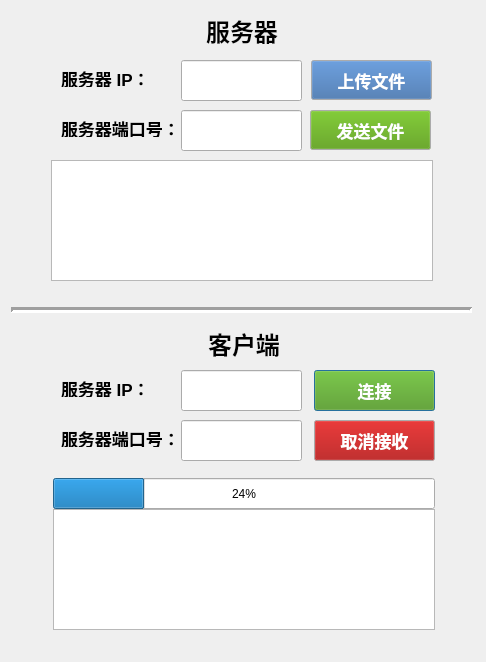
<?xml version="1.0" encoding="UTF-8"?>
<ui version="4.0">
 <class>filetransfer</class>
 <widget class="QDialog" name="filetransfer">
  <property name="geometry">
   <rect>
    <x>0</x>
    <y>0</y>
    <width>486</width>
    <height>662</height>
   </rect>
  </property>
  <property name="windowTitle">
   <string>Dialog</string>
  </property>
  <widget class="QTextEdit" name="textEdit2">
   <property name="geometry">
    <rect>
     <x>53</x>
     <y>509</y>
     <width>382</width>
     <height>121</height>
    </rect>
   </property>
   <property name="readOnly">
    <bool>true</bool>
   </property>
  </widget>
  <widget class="QTextEdit" name="textEdit">
   <property name="geometry">
    <rect>
     <x>51</x>
     <y>160</y>
     <width>382</width>
     <height>121</height>
    </rect>
   </property>
   <property name="readOnly">
    <bool>true</bool>
   </property>
  </widget>
  <widget class="QLabel" name="label_6">
   <property name="geometry">
    <rect>
     <x>61</x>
     <y>430</y>
     <width>121</width>
     <height>17</height>
    </rect>
   </property>
   <property name="font">
    <font>
     <pointsize>13</pointsize>
     <weight>75</weight>
     <bold>true</bold>
    </font>
   </property>
   <property name="text">
    <string>服务器端口号：</string>
   </property>
  </widget>
  <widget class="Line" name="line">
   <property name="geometry">
    <rect>
     <x>11</x>
     <y>300</y>
     <width>461</width>
     <height>21</height>
    </rect>
   </property>
   <property name="font">
    <font>
     <weight>75</weight>
     <bold>true</bold>
    </font>
   </property>
   <property name="lineWidth">
    <number>3</number>
   </property>
   <property name="orientation">
    <enum>Qt::Horizontal</enum>
   </property>
  </widget>
  <widget class="QLabel" name="label_5">
   <property name="geometry">
    <rect>
     <x>61</x>
     <y>380</y>
     <width>91</width>
     <height>17</height>
    </rect>
   </property>
   <property name="font">
    <font>
     <pointsize>13</pointsize>
     <weight>75</weight>
     <bold>true</bold>
    </font>
   </property>
   <property name="text">
    <string>服务器 IP：</string>
   </property>
  </widget>
  <widget class="QLineEdit" name="lineEditPort">
   <property name="geometry">
    <rect>
     <x>181</x>
     <y>420</y>
     <width>121</width>
     <height>41</height>
    </rect>
   </property>
  </widget>
  <widget class="QLineEdit" name="lineEditIP_2">
   <property name="geometry">
    <rect>
     <x>181</x>
     <y>60</y>
     <width>121</width>
     <height>41</height>
    </rect>
   </property>
  </widget>
  <widget class="QLineEdit" name="lineEditPort_2">
   <property name="geometry">
    <rect>
     <x>181</x>
     <y>110</y>
     <width>121</width>
     <height>41</height>
    </rect>
   </property>
  </widget>
  <widget class="QLabel" name="label_7">
   <property name="geometry">
    <rect>
     <x>61</x>
     <y>120</y>
     <width>121</width>
     <height>17</height>
    </rect>
   </property>
   <property name="font">
    <font>
     <pointsize>13</pointsize>
     <weight>75</weight>
     <bold>true</bold>
    </font>
   </property>
   <property name="text">
    <string>服务器端口号：</string>
   </property>
  </widget>
  <widget class="QLabel" name="label_8">
   <property name="geometry">
    <rect>
     <x>61</x>
     <y>70</y>
     <width>91</width>
     <height>17</height>
    </rect>
   </property>
   <property name="font">
    <font>
     <pointsize>13</pointsize>
     <weight>75</weight>
     <bold>true</bold>
    </font>
   </property>
   <property name="text">
    <string>服务器 IP：</string>
   </property>
  </widget>
  <widget class="QProgressBar" name="progress_bar">
   <property name="geometry">
    <rect>
     <x>53</x>
     <y>478</y>
     <width>382</width>
     <height>31</height>
    </rect>
   </property>
   <property name="value">
    <number>24</number>
   </property>
  </widget>
  <widget class="QPushButton" name="configBtn">
   <property name="enabled">
    <bool>true</bool>
   </property>
   <property name="geometry">
    <rect>
     <x>314</x>
     <y>370</y>
     <width>121</width>
     <height>41</height>
    </rect>
   </property>
   <property name="palette">
    <palette>
     <active>
      <colorrole role="Button">
       <brush brushstyle="SolidPattern">
        <color alpha="255">
         <red>78</red>
         <green>154</green>
         <blue>6</blue>
        </color>
       </brush>
      </colorrole>
      <colorrole role="Text">
       <brush brushstyle="SolidPattern">
        <color alpha="255">
         <red>0</red>
         <green>0</green>
         <blue>0</blue>
        </color>
       </brush>
      </colorrole>
      <colorrole role="ButtonText">
       <brush brushstyle="SolidPattern">
        <color alpha="255">
         <red>255</red>
         <green>255</green>
         <blue>255</blue>
        </color>
       </brush>
      </colorrole>
      <colorrole role="PlaceholderText">
       <brush brushstyle="SolidPattern">
        <color alpha="128">
         <red>0</red>
         <green>0</green>
         <blue>0</blue>
        </color>
       </brush>
      </colorrole>
     </active>
     <inactive>
      <colorrole role="Button">
       <brush brushstyle="SolidPattern">
        <color alpha="255">
         <red>78</red>
         <green>154</green>
         <blue>6</blue>
        </color>
       </brush>
      </colorrole>
      <colorrole role="Text">
       <brush brushstyle="SolidPattern">
        <color alpha="255">
         <red>0</red>
         <green>0</green>
         <blue>0</blue>
        </color>
       </brush>
      </colorrole>
      <colorrole role="ButtonText">
       <brush brushstyle="SolidPattern">
        <color alpha="255">
         <red>255</red>
         <green>255</green>
         <blue>255</blue>
        </color>
       </brush>
      </colorrole>
      <colorrole role="PlaceholderText">
       <brush brushstyle="SolidPattern">
        <color alpha="128">
         <red>0</red>
         <green>0</green>
         <blue>0</blue>
        </color>
       </brush>
      </colorrole>
     </inactive>
     <disabled>
      <colorrole role="Button">
       <brush brushstyle="SolidPattern">
        <color alpha="255">
         <red>78</red>
         <green>154</green>
         <blue>6</blue>
        </color>
       </brush>
      </colorrole>
      <colorrole role="Text">
       <brush brushstyle="SolidPattern">
        <color alpha="255">
         <red>190</red>
         <green>190</green>
         <blue>190</blue>
        </color>
       </brush>
      </colorrole>
      <colorrole role="ButtonText">
       <brush brushstyle="SolidPattern">
        <color alpha="255">
         <red>190</red>
         <green>190</green>
         <blue>190</blue>
        </color>
       </brush>
      </colorrole>
      <colorrole role="PlaceholderText">
       <brush brushstyle="SolidPattern">
        <color alpha="128">
         <red>0</red>
         <green>0</green>
         <blue>0</blue>
        </color>
       </brush>
      </colorrole>
     </disabled>
    </palette>
   </property>
   <property name="font">
    <font>
     <pointsize>13</pointsize>
     <weight>75</weight>
     <bold>true</bold>
    </font>
   </property>
   <property name="text">
    <string>连接</string>
   </property>
  </widget>
  <widget class="QWidget" name="widget_2" native="true">
   <property name="geometry">
    <rect>
     <x>53</x>
     <y>311</y>
     <width>382</width>
     <height>65</height>
    </rect>
   </property>
   <layout class="QHBoxLayout" name="horizontalLayout">
    <item>
     <spacer name="horizontalSpacer">
      <property name="orientation">
       <enum>Qt::Horizontal</enum>
      </property>
      <property name="sizeHint" stdset="0">
       <size>
        <width>125</width>
        <height>20</height>
       </size>
      </property>
     </spacer>
    </item>
    <item>
     <widget class="QLabel" name="label_3">
      <property name="font">
       <font>
        <family>Ubuntu</family>
        <pointsize>18</pointsize>
        <weight>75</weight>
        <bold>true</bold>
       </font>
      </property>
      <property name="text">
       <string>客户端</string>
      </property>
      <property name="alignment">
       <set>Qt::AlignCenter</set>
      </property>
     </widget>
    </item>
    <item>
     <spacer name="horizontalSpacer_2">
      <property name="orientation">
       <enum>Qt::Horizontal</enum>
      </property>
      <property name="sizeHint" stdset="0">
       <size>
        <width>125</width>
        <height>20</height>
       </size>
      </property>
     </spacer>
    </item>
   </layout>
  </widget>
  <widget class="QLabel" name="label_4">
   <property name="geometry">
    <rect>
     <x>194</x>
     <y>7</y>
     <width>96</width>
     <height>47</height>
    </rect>
   </property>
   <property name="font">
    <font>
     <family>Ubuntu</family>
     <pointsize>18</pointsize>
     <weight>75</weight>
     <bold>true</bold>
    </font>
   </property>
   <property name="text">
    <string>服务器</string>
   </property>
   <property name="alignment">
    <set>Qt::AlignCenter</set>
   </property>
  </widget>
  <widget class="QLineEdit" name="lineEditIP">
   <property name="geometry">
    <rect>
     <x>181</x>
     <y>370</y>
     <width>121</width>
     <height>41</height>
    </rect>
   </property>
  </widget>
  <widget class="QPushButton" name="configBtn_2">
   <property name="enabled">
    <bool>true</bool>
   </property>
   <property name="geometry">
    <rect>
     <x>314</x>
     <y>420</y>
     <width>121</width>
     <height>41</height>
    </rect>
   </property>
   <property name="palette">
    <palette>
     <active>
      <colorrole role="Button">
       <brush brushstyle="SolidPattern">
        <color alpha="255">
         <red>164</red>
         <green>0</green>
         <blue>0</blue>
        </color>
       </brush>
      </colorrole>
      <colorrole role="Text">
       <brush brushstyle="SolidPattern">
        <color alpha="255">
         <red>0</red>
         <green>0</green>
         <blue>0</blue>
        </color>
       </brush>
      </colorrole>
      <colorrole role="ButtonText">
       <brush brushstyle="SolidPattern">
        <color alpha="255">
         <red>255</red>
         <green>255</green>
         <blue>255</blue>
        </color>
       </brush>
      </colorrole>
      <colorrole role="PlaceholderText">
       <brush brushstyle="SolidPattern">
        <color alpha="128">
         <red>0</red>
         <green>0</green>
         <blue>0</blue>
        </color>
       </brush>
      </colorrole>
     </active>
     <inactive>
      <colorrole role="Button">
       <brush brushstyle="SolidPattern">
        <color alpha="255">
         <red>164</red>
         <green>0</green>
         <blue>0</blue>
        </color>
       </brush>
      </colorrole>
      <colorrole role="Text">
       <brush brushstyle="SolidPattern">
        <color alpha="255">
         <red>0</red>
         <green>0</green>
         <blue>0</blue>
        </color>
       </brush>
      </colorrole>
      <colorrole role="ButtonText">
       <brush brushstyle="SolidPattern">
        <color alpha="255">
         <red>255</red>
         <green>255</green>
         <blue>255</blue>
        </color>
       </brush>
      </colorrole>
      <colorrole role="PlaceholderText">
       <brush brushstyle="SolidPattern">
        <color alpha="128">
         <red>0</red>
         <green>0</green>
         <blue>0</blue>
        </color>
       </brush>
      </colorrole>
     </inactive>
     <disabled>
      <colorrole role="Button">
       <brush brushstyle="SolidPattern">
        <color alpha="255">
         <red>164</red>
         <green>0</green>
         <blue>0</blue>
        </color>
       </brush>
      </colorrole>
      <colorrole role="Text">
       <brush brushstyle="SolidPattern">
        <color alpha="255">
         <red>190</red>
         <green>190</green>
         <blue>190</blue>
        </color>
       </brush>
      </colorrole>
      <colorrole role="ButtonText">
       <brush brushstyle="SolidPattern">
        <color alpha="255">
         <red>190</red>
         <green>190</green>
         <blue>190</blue>
        </color>
       </brush>
      </colorrole>
      <colorrole role="PlaceholderText">
       <brush brushstyle="SolidPattern">
        <color alpha="128">
         <red>0</red>
         <green>0</green>
         <blue>0</blue>
        </color>
       </brush>
      </colorrole>
     </disabled>
    </palette>
   </property>
   <property name="font">
    <font>
     <pointsize>13</pointsize>
     <weight>75</weight>
     <bold>true</bold>
    </font>
   </property>
   <property name="text">
    <string>取消接收</string>
   </property>
  </widget>
  <widget class="QPushButton" name="fileBtn">
   <property name="geometry">
    <rect>
     <x>311</x>
     <y>60</y>
     <width>121</width>
     <height>40</height>
    </rect>
   </property>
   <property name="palette">
    <palette>
     <active>
      <colorrole role="Button">
       <brush brushstyle="SolidPattern">
        <color alpha="255">
         <red>52</red>
         <green>101</green>
         <blue>164</blue>
        </color>
       </brush>
      </colorrole>
      <colorrole role="ButtonText">
       <brush brushstyle="SolidPattern">
        <color alpha="255">
         <red>255</red>
         <green>255</green>
         <blue>255</blue>
        </color>
       </brush>
      </colorrole>
     </active>
     <inactive>
      <colorrole role="Button">
       <brush brushstyle="SolidPattern">
        <color alpha="255">
         <red>52</red>
         <green>101</green>
         <blue>164</blue>
        </color>
       </brush>
      </colorrole>
      <colorrole role="ButtonText">
       <brush brushstyle="SolidPattern">
        <color alpha="255">
         <red>255</red>
         <green>255</green>
         <blue>255</blue>
        </color>
       </brush>
      </colorrole>
     </inactive>
     <disabled>
      <colorrole role="Button">
       <brush brushstyle="SolidPattern">
        <color alpha="255">
         <red>52</red>
         <green>101</green>
         <blue>164</blue>
        </color>
       </brush>
      </colorrole>
      <colorrole role="ButtonText">
       <brush brushstyle="SolidPattern">
        <color alpha="255">
         <red>190</red>
         <green>190</green>
         <blue>190</blue>
        </color>
       </brush>
      </colorrole>
     </disabled>
    </palette>
   </property>
   <property name="font">
    <font>
     <pointsize>13</pointsize>
     <weight>75</weight>
     <bold>true</bold>
    </font>
   </property>
   <property name="text">
    <string>上传文件</string>
   </property>
  </widget>
  <widget class="QPushButton" name="sendBtn">
   <property name="geometry">
    <rect>
     <x>310</x>
     <y>110</y>
     <width>121</width>
     <height>40</height>
    </rect>
   </property>
   <property name="palette">
    <palette>
     <active>
      <colorrole role="Button">
       <brush brushstyle="SolidPattern">
        <color alpha="255">
         <red>78</red>
         <green>154</green>
         <blue>6</blue>
        </color>
       </brush>
      </colorrole>
      <colorrole role="ButtonText">
       <brush brushstyle="SolidPattern">
        <color alpha="255">
         <red>255</red>
         <green>255</green>
         <blue>255</blue>
        </color>
       </brush>
      </colorrole>
     </active>
     <inactive>
      <colorrole role="Button">
       <brush brushstyle="SolidPattern">
        <color alpha="255">
         <red>78</red>
         <green>154</green>
         <blue>6</blue>
        </color>
       </brush>
      </colorrole>
      <colorrole role="ButtonText">
       <brush brushstyle="SolidPattern">
        <color alpha="255">
         <red>255</red>
         <green>255</green>
         <blue>255</blue>
        </color>
       </brush>
      </colorrole>
     </inactive>
     <disabled>
      <colorrole role="Button">
       <brush brushstyle="SolidPattern">
        <color alpha="255">
         <red>78</red>
         <green>154</green>
         <blue>6</blue>
        </color>
       </brush>
      </colorrole>
      <colorrole role="ButtonText">
       <brush brushstyle="SolidPattern">
        <color alpha="255">
         <red>190</red>
         <green>190</green>
         <blue>190</blue>
        </color>
       </brush>
      </colorrole>
     </disabled>
    </palette>
   </property>
   <property name="font">
    <font>
     <pointsize>13</pointsize>
     <weight>75</weight>
     <bold>true</bold>
    </font>
   </property>
   <property name="text">
    <string>发送文件</string>
   </property>
  </widget>
 </widget>
 <resources/>
 <connections/>
</ui>
